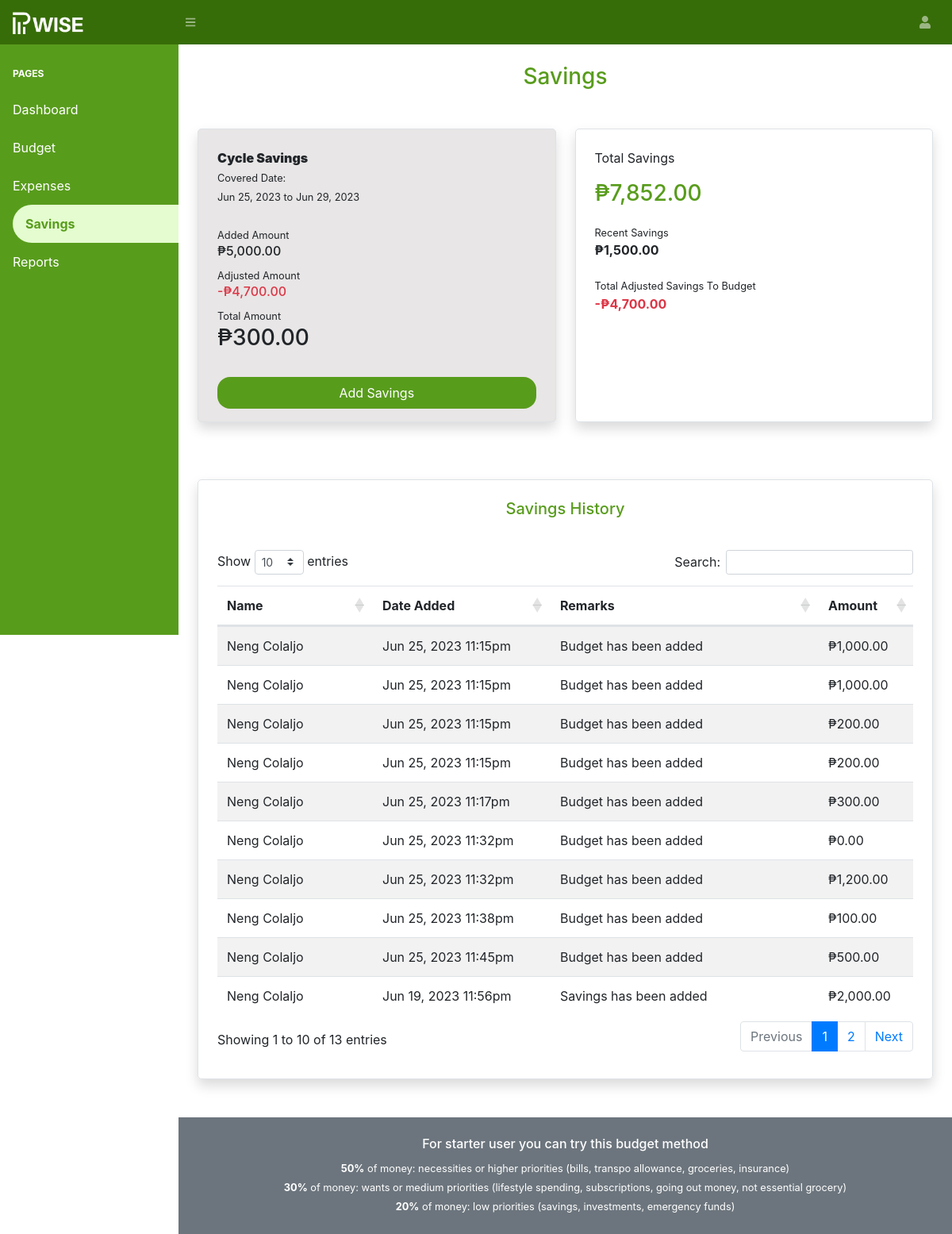
Page /member/savings.php (signed in) on the committed database.
### tables this page shows
CREATE TABLE `cycle` (
  `id` int(11) NOT NULL,
  `month` varchar(20) DEFAULT NULL,
  `year` int(4) DEFAULT NULL,
  `start` timestamp NULL DEFAULT NULL,
  `end` timestamp NULL DEFAULT NULL,
  `parent_id` int(11) DEFAULT NULL,
  `created_by` int(11) DEFAULT NULL,
  `created` timestamp NOT NULL DEFAULT current_timestamp(),
  `archived` bit(1) NOT NULL DEFAULT b'0'
);

CREATE TABLE `savings` (
  `id` int(11) NOT NULL,
  `amount` decimal(10,2) NOT NULL DEFAULT 0.00,
  `archived` bit(1) NOT NULL DEFAULT b'0',
  `created` timestamp NOT NULL DEFAULT current_timestamp(),
  `created_by` int(11) NOT NULL DEFAULT 0,
  `cycle_id` int(11) DEFAULT 0,
  `action` varchar(255) NOT NULL DEFAULT 'ADD',
  `remarks` varchar(255) DEFAULT 'Savings has been added'
);

### helpers/DatabaseConfiguration.php (called while the page is built, shortened)
<?php
class DatabaseConfiguration {
    private $servername = "localhost";
    private $username   = "root";
    private $password   = "";
    private $database   = "pwise";
    public function __construct() {
        $this->conn = new mysqli($this->servername, $this->username, $this->password, $this->database);
    }
}
?>

### repository/budget/AmountRepository.php (called while the page is built, shortened)
<?php
class AmountRepository extends ReposittoryHelper {
    private $data;
    public function __construct() {
        $this->data = new AmountData();
    }
    public function IsCycleStarted($parent_id) {
        $result = $this->data->IsCycleStarted($parent_id);
        $result = $this->GetDataAsArray($result);
        return count($result) > 0;
    }
    public function GetRemainingDays($parentId) {
        $result = $this->data->GetRemainingDays($parentId);
        return $this->GetDataAsArray($result);
    }
    public function GetCurrentCycleId($parent_id) {
        $result = $this->data->IsCycleStarted($parent_id);
        $result = $this->GetDataAsArray($result);
        return count($result) > 0 ? $result[0]['id'] : 0;
    }
}
?>

### helpers/DataHelper.php (called while the page is built, shortened)
<?php
class DataHelper extends DatabaseConfiguration {
    public function EscapeString($data) {
        return mysqli_real_escape_string($this->conn, $data);
    }
    public function SelectData($sql) {
        return $this->conn->query($sql);
    }
}
?>

### data/budget/AmountData.php (called while the page is built, shortened)
<?php
class AmountData extends DataHelper {
    public function IsCycleStarted($parent_id) {
        $parent_id = $this->EscapeString($parent_id);
        $sql = "SELECT *
                    FROM cycle
                    WHERE DATE(CURRENT_DATE()) BETWEEN DATE(start) AND DATE(end)
                        AND parent_id = '$parent_id'";
        return $this->SelectData($sql);
    }
    public function GetRemainingDays($parentId) {
        $parentId = $this->EscapeString($parentId);
        $sql = "SELECT start
                       , end
                       , (
                            SELECT DATEDIFF(DATE(end), CURRENT_DATE()) + 1
                         ) AS remaining_days
                    FROM cycle
                    WHERE parent_id = '$parentId'
                    ORDER BY id DESC
                    LIMIT 1;";
        return $this->SelectData($sql);
    }
}
?>

### helpers/ReposittoryHelper.php (called while the page is built, shortened)
<?php
class ReposittoryHelper {
    public function GetDataAsArray($array) {
        $data = [];
        while($row = $array->fetch_assoc()) {
            array_push($data, $row);
        }
        return $data;
    }
}
?>

### data/budget/SavingsData.php (called while the page is built, shortened)
<?php
class SavingsData extends DataHelper {
    public function GetSavingsByParentId($parentId) {
        $parentId = $this->EscapeString($parentId);
        $sql = "SELECT  S.*
                        , CONCAT(U.firstname, ' ', U.lastname) AS user
                    FROM savings S
                    INNER JOIN users U
                        ON S.created_by = U.id
                    WHERE U.id = '$parentId' OR U.parent_id = '$parentId'";
        return $this->SelectData($sql);
    }
    public function GetCycleSavings($cycleId) {
        $cycleId = $this->EscapeString($cycleId);
        $sql = "SELECT IFNULL(SUM(amount), 0) AS cycle_saving
                    FROM savings
                    WHERE cycle_id = '$cycleId'
                        AND action = 'ADD'";
        return $this->SelectData($sql);
    }
    public function GetAdjustedSavingsByCycleId($cycleId) {
        $cycleId = $this->EscapeString($cycleId);
        $sql = "SELECT SUM(amount) AS adjusted_saving
                    FROM savings
                    WHERE cycle_id = '$cycleId'
                        AND action = 'ADJUST'";
        return $this->SelectData($sql);
    }
    public function GetTotalAdjustedSavingsByParentId($parentId) {
        $parentId = $this->EscapeString($parentId);
        $sql = "SELECT SUM(amount) AS adjusted_saving
                    FROM savings S
                    INNER JOIN users U
                        ON U.id = S.created_by
                    WHERE action = 'ADJUST'
                        AND (U.id = '$parentId' OR U.parent_id = '$parentId')";
        return $this->SelectData($sql);
    }
}
?>

### repository/budget/SavingsRepository.php (called while the page is built, shortened)
<?php
class SavingsRepository extends ReposittoryHelper {
    private $data;
    public function __construct() {
        $this->data = new SavingsData();
    }
    public function GetSavingsByParentId($parentId) {
        $result = $this->data->GetSavingsByParentId($parentId);
        return $this->GetDataAsArray($result);
    }
    public function GetCycleSavings($cycleId) {
        $result = $this->data->GetCycleSavings($cycleId);
        return $this->GetDataAsArray($result);
    }
    public function GetAdjustedSavingsByCycleId($cycleId) {
        $result = $this->data->GetAdjustedSavingsByCycleId($cycleId);
        return $this->GetDataAsArray($result);
    }
    public function GetTotalAdjustedSavingsByParentId($parentId)  {
        $result = $this->data->GetTotalAdjustedSavingsByParentId($parentId);
        return $this->GetDataAsArray($result);
    }
}
?>

### repository/budget/ExpensesRepository.php (called while the page is built, shortened)
<?php
class ExpensesRepository extends ReposittoryHelper {
    private $data;
    public function __construct() {
        $this->data = new ExpensesData();
    }
    public function GetRecentSavingsAmount($parentId, $month, $year) {
        $result = $this->data->GetRecentSavingsAmount($parentId, $month, $year);
        return $this->GetDataAsArray($result);
    }
    public function GetTotalSavingsAmount($parentId) {
        $result = $this->data->GetTotalSavingsAmount($parentId);
        return $this->GetDataAsArray($result);
    }
}
?>

### data/budget/ExpensesData.php (called while the page is built, shortened)
<?php
class ExpensesData extends DataHelper {
    public function GetRemainingWalletAmount($parentId) {
        $parentId = $this->EscapeString($parentId);
        $sql = "SELECT (
                    IFNULL((
                        SELECT SUM(B.amount)
                            FROM budgets B
                            INNER JOIN users U ON U.id = B.created_by
                            INNER JOIN cycle C ON C.id = B.cycle_id
                            WHERE (U.parent_id = '$parentId' OR U.id = '$parentId')
                                AND DATE(CURRENT_DATE()) BETWEEN DATE(C.start) AND DATE(C.end)
                    ), 0.00) - IFNULL((
                        SELECT SUM(E.amount)
                        FROM expenses E
                        INNER JOIN expenses_name EN ON EN.id = E.expenses_name_id
                        INNER JOIN expenses_categories EC ON EC.id = EN.expenses_category_id
                        INNER JOIN cycle C ON C.id = E.cycle_id
                        WHERE EC.parent_id = '$parentId'
                            AND DATE(CURRENT_DATE()) BETWEEN DATE(C.start) AND DATE(C.end)
                    ), 0.00)
                ) AS wallet;";
        return $this->SelectData($sql);
    }
    public function GetRecentSavingsAmount($parentId, $month, $year) {
        $sql = "SELECT id
                       , (
                            IFNULL((
                                SELECT SUM(B.amount)
                                    FROM budgets B
                                    INNER JOIN users U ON U.id = B.created_by
                                    WHERE (U.parent_id = '2' OR U.id = '2')
                                        AND B.cycle_id = C.id
                            ), 0.00) - IFNULL((
                                SELECT SUM(E.amount)
                                FROM expenses E
                                INNER JOIN expenses_name EN ON EN.id = E.expenses_name_id
                                INNER JOIN expenses_categories EC ON EC.id = EN.expenses_category_id
                                WHERE EC.parent_id = '2'
                                    AND E.cycle_id = C.id
                            ), 0.00)
                       ) AS savings
                    FROM cycle C
                    WHERE NOT (DATE(CURRENT_DATE()) BETWEEN DATE(C.start) AND DATE(C.end))
          	        ORDER BY C.id DESC
          	        LIMIT 1;";
        return $this->SelectData($sql);
    }
    public function GetTotalSavingsAmount($parentId) {
        $parentId = $this->EscapeString($parentId);
        $sql = "SELECT (
                    (
                        (
                            IFNULL((
                                SELECT SUM(B.amount)
                                    FROM budgets B
                                    INNER JOIN users U ON U.id = B.created_by
                                    INNER JOIN cycle C ON B.cycle_id = C.id
                                    WHERE (U.parent_id = '$parentId' OR U.id = '$parentId')
                                        AND NOT (DATE(CURRENT_DATE()) BETWEEN DATE(C.start) AND DATE(C.end))
                            ), 0.00) - IFNULL((
                                SELECT SUM(E.amount)
                                    FROM expenses E
                                    INNER JOIN expenses_name EN ON EN.id = E.expenses_name_id
                                    INNER JOIN expenses_categories EC ON EC.id = EN.expenses_category_id
                                    INNER JOIN cycle C ON C.id = E.cycle_id
                                    WHERE EC.parent_id = '$parentId'
                                        AND NOT (DATE(CURRENT_DATE()) BETWEEN DATE(C.start) AND DATE(C.end))
                            ), 0.00)
                        ) + IFNULL(
                            (
                                SELECT SUM(amount)
                                    FROM savings
                                        WHERE action = 'ADD'
                            ), 0.00)
                    ) - IFNULL((SELECT SUM(amount)
                                FROM savings
                                    WHERE action = 'ADJUST')
                    , 0.00)
                ) AS savings";
        return $this->SelectData($sql);
    }
}
?>

### member/savings.php (the view, shortened to what this page needs)
<?php
require_once '../shared/header.php';
$savings = $savingsData->GetSavingsByParentId($parentId);
$cycleSavingsAmount = $savingsData->GetCycleSavings($currentCycleId);
$cycleData = $amount->GetRemainingDays($parentId);
$startDate = '';
$endDate = '';
if (count($cycleData) > 0) {
    $startDate = date("M d, Y", strtotime($cycleData[0]["start"]));
    $endDate = date("M d, Y", strtotime($cycleData[0]["end"]));
}
$totalSavings = $expenses->GetTotalSavingsAmount($parentId);
$prevMonth = date("m", strtotime("first day of previous month"));
$prevMonthYear = date("Y", strtotime("first day of previous month"));
$recentSavings = $expenses->GetRecentSavingsAmount($parentId, $prevMonth, $prevMonthYear);
?>
<div class="container-fluid">
    <h3 class="mt-4 text-site-primary text-center">Savings</h3>
    <div class="row mt-5">
        <div class="col-lg-6 mb-4">
            <div class="border shadow site-bg-gray tile-container h-100 d-flex align-content-between w-100  flex-wrap">
                <div class="w-100">
                    <strong class="d-block mb-4">
                        Cycle Savings<br>
                        <?php if ($isCycleStarted === TRUE): ?>
                            <small id="cycle-budget">Covered Date: <br><span><?php echo $startDate.' to '.$endDate; ?></span></small>
                        <?php endif; ?>
                    </strong>
                    <small>Added Amount</small>
                    <h6>₱<?php echo number_format($cycleSavingsAmount[0]['cycle_saving'] ,2); ?></h6>
                    <small>Adjusted Amount</small>
                    <h6 class="text-danger text-bold">-₱<?php echo number_format($cycleAdustedSavings[0]['adjusted_saving'] ,2); ?></h6>
                    <?php $totalCurrentCycleSavings = $cycleSavingsAmount[0]['cycle_saving'] - $cycleAdustedSavings[0]['adjusted_saving']; ?>
                    <?php if ($totalCurrentCycleSavings < 0): ?>
                        <small>Total Amount</small>
                        <h3 class="text-danger">-₱<?php echo number_format(str_replace("-", "", $totalCurrentCycleSavings), 2); ?></h3>
                    <?php else: ?>
                        <small>Total Amount</small>
                        <h3>₱<?php echo number_format($totalCurrentCycleSavings ,2); ?></h3>
                    <?php endif; ?>
                </div>
                <div class="w-100 mt-4">
                    <?php if ($isCycleStarted === TRUE): ?>
                        <div class="row">
                            <div class="col-12">
                                <button class="btn btn-site-primary btn-add-savings">Add Savings</button>
                            </div>
                        </div>
                    <?php else: ?>
                        <h6>Cycle not started</h6>
                    <?php endif; ?>
                </div>
            </div>
        </div>
        <div class="col-lg-6 mb-4">
            <div class="total-savings-tile h-100 border shadow tile-container">
                <p>Total Savings</p>
                <h3 class="text-site-primary">₱<?php echo number_format($totalSavings[0]['savings'], 2); ?></h3>
                <small class="d-block mt-4">Recent Savings</small>
                <strong>₱<?php echo number_format($recentSavings[0]['savings'], 2); ?></strong>
                <small class="d-block mt-4">Total Adjusted Savings To Budget</small>
                <strong class="text-danger">-₱<?php echo number_format($totalAdjustedSavings[0]['adjusted_saving'], 2); ?></strong>
            </div>
        </div>
    </div>
    <div class="row my-5">
        <div class="col">
            <div class="border shadow tile-container">
                <h5 class="text-site-primary mb-4 text-center">
                    Savings History
                </h5>
                <div class="py-3 table-responsive">
                    <table class="table table-striped" id="savings-table">
                        <thead>
                            <tr>
                                <th scope="col">Name</th>
                                <th scope="col">Date Added</th>
                                <th scope="col">Remarks</th>
                                <th scope="col">Amount</th>
                            </tr>
                        </thead>
                        <tbody>
                            <?php foreach($savings as $log): ?>
                            <tr>
                                <td><?php echo $log['user']; ?></td>
                                <td><?php echo date("M d, Y h:ia", strtotime($log['created'])); ?></td>
                                <td><?php echo $log['remarks']; ?></td>
                                <td>₱<?php echo number_format($log['amount'], 2); ?></td>
                            </tr>
                            <?php endforeach; ?>
                        </tbody>
                    </table>
                </div>
            </div>
        </div>
    </div>
</div>
<?php require_once '../shared/note.php'; ?>
<?php require_once '../shared/footer.php'; ?>

### rows in the picture
cycle: start "Jun 25, 2023", end "Jun 29, 2023"
savings: user "Neng Colaljo", created "Jun 25, 2023 11:15pm", remarks "Budget has been added", amount "1,000.00"
savings: user "Neng Colaljo", created "Jun 25, 2023 11:15pm", remarks "Budget has been added", amount "1,000.00"
savings: user "Neng Colaljo", created "Jun 25, 2023 11:15pm", remarks "Budget has been added", amount "200.00"
savings: user "Neng Colaljo", created "Jun 25, 2023 11:15pm", remarks "Budget has been added", amount "200.00"
savings: user "Neng Colaljo", created "Jun 25, 2023 11:17pm", remarks "Budget has been added", amount "300.00"
savings: user "Neng Colaljo", created "Jun 25, 2023 11:32pm", remarks "Budget has been added", amount "0.00"
savings: user "Neng Colaljo", created "Jun 25, 2023 11:32pm", remarks "Budget has been added", amount "1,200.00"
savings: user "Neng Colaljo", created "Jun 25, 2023 11:38pm", remarks "Budget has been added", amount "100.00"
savings: user "Neng Colaljo", created "Jun 25, 2023 11:45pm", remarks "Budget has been added", amount "500.00"
savings: user "Neng Colaljo", created "Jun 19, 2023 11:56pm", remarks "Savings has been added", amount "2,000.00"

### other values in the picture
$cycleSavingsAmount[0]['cycle_saving'] "5,000.00"
$cycleAdustedSavings[0]['adjusted_saving'] "4,700.00"
$totalCurrentCycleSavings "300.00"
$totalSavings[0]['savings'] "7,852.00"
$recentSavings[0]['savings'] "1,500.00"
$totalAdjustedSavings[0]['adjusted_saving'] "4,700.00"
